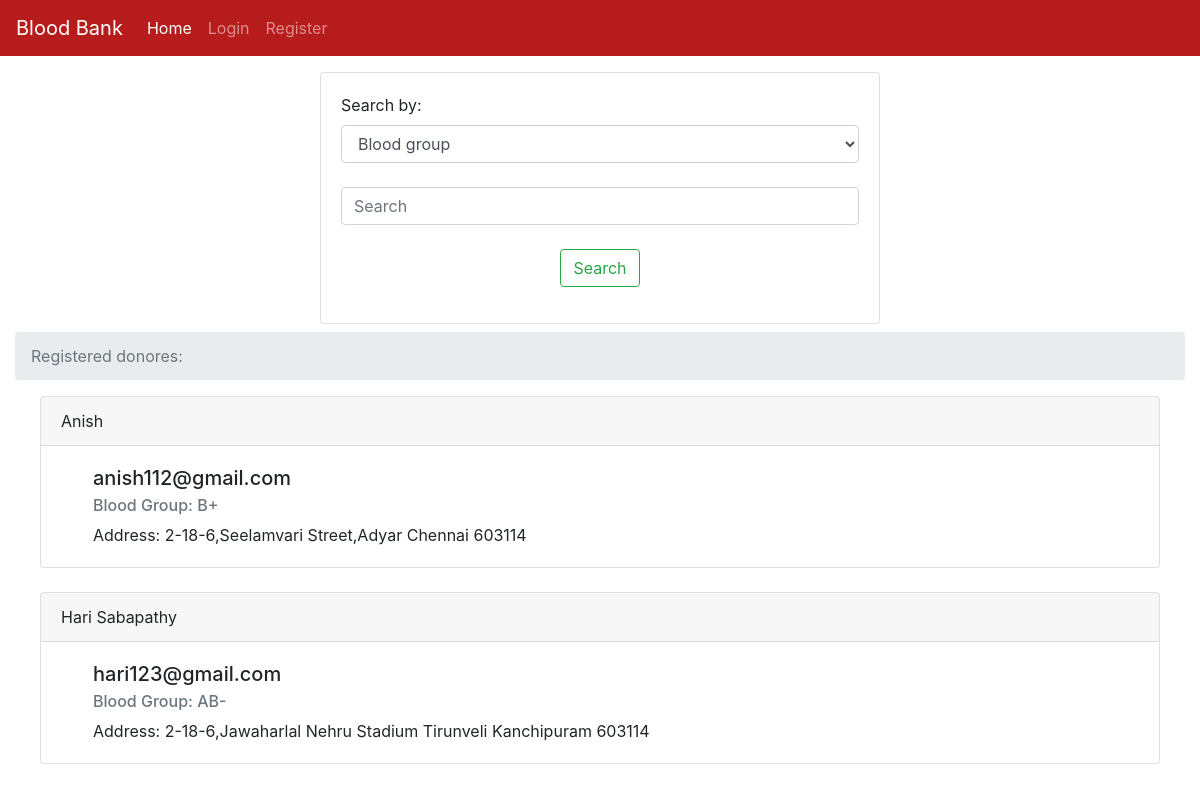
/index, run on the app's committed database.
### tables this page shows
CREATE TABLE users (name TEXT, addr TEXT, city TEXT, pin TEXT, bg TEXT,email TEXT UNIQUE, pass TEXT);

### server.py (the view, shortened to what this page needs)
@app.route('/index',methods = ['POST','GET'])
def index():
    if session.get('username') is not None:
        messages = session['username']
    else:
        messages = ""
    user = {'username': messages}
    print(messages)
    if request.method=='GET':
        con = sqlite3.connect('database.db')
        con.row_factory = sqlite3.Row
        cur = con.cursor()
        cur.execute("select * from users ")
        rows = cur.fetchall();
        return render_template('index.html', title='Home', user=user, rows=rows)

### templates/index.html (shortened to what this page needs)
{% extends "base.html" %} {% block content %}
<div class="container-fluid">
  <center>
    <div class="card text-left mt-3" style="width: 35rem">
      <div class="card-body">
        <form class="form-group" action="{{url_for('index')}}" method="POST">
          <label for="sel"> Search by:</label>
          <select
            name="type"
            class="form-control"
            id="exampleFormControlSelect1"
            required
          >
            <option value="blood">Blood group</option>
            <option value="donorname">Donorname</option></select
          ><br />
          <input
            class="form-control mr-sm-2"
            type="search"
            name="search"
            placeholder="Search"
            aria-label="Search"
            required
          /><br />
          <center>
            <button class="btn btn-outline-success my-2 my-sm-0" type="submit">
              Search
            </button>
          </center>
        </form>
      </div>
    </div>
  </center>
</div>
<div class="container-fluid">
  <nav aria-label="breadcrumb">
    <ol class="breadcrumb">
      <li class="breadcrumb-item active" aria-current="page">
        Registered donores:
      </li>
    </ol>
  </nav>
  <center>
    {% for row in rows %}
    <div class="card text-left" style="width: 70rem">
      <div class="card-header">{{row["name"]}}</div>
      <div class="card-body ml-3">
        <h5 class="card-title ml-3">{{row['email']}}</h5>
        <h6 class="card-subtitle mb-2 ml-3 text-muted">
          Blood Group: {{row['bg']}}
        </h6>
        <p class="card-text ml-3">
          Address: {{row["addr"]}} {{ row["city"]}} {{row['pin']}}
          <br />
      </div>
    </div>
    <br />
    {% endfor %}
  </center>
</div>
 {% endblock %}

### data on the page
users: name "Anish", email "anish112@gmail.com", bg "B+", addr "2-18-6,Seelamvari Street,Adyar", city "Chennai", pin "603114"
users: name "Hari Sabapathy", email "hari123@gmail.com", bg "AB-", addr "2-18-6,Jawaharlal Nehru Stadium Tirunveli", city "Kanchipuram", pin "603114"
